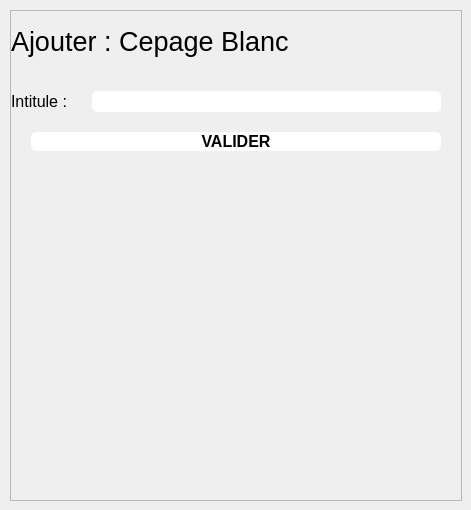
            <widget class="QWidget" name="cepages_blancs_page">
             <widget class="QFrame" name="cepages_blancs_frame">
              <property name="geometry">
               <rect>
                <x>10</x>
                <y>10</y>
                <width>452</width>
                <height>491</height>
               </rect>
              </property>
              <property name="sizePolicy">
               <sizepolicy hsizetype="Preferred" vsizetype="Preferred">
                <horstretch>0</horstretch>
                <verstretch>0</verstretch>
               </sizepolicy>
              </property>
              <property name="frameShape">
               <enum>QFrame::StyledPanel</enum>
              </property>
              <property name="frameShadow">
               <enum>QFrame::Raised</enum>
              </property>
              <layout class="QFormLayout" name="formLayout_3">
               <property name="horizontalSpacing">
                <number>0</number>
               </property>
               <property name="verticalSpacing">
                <number>20</number>
               </property>
               <property name="leftMargin">
                <number>0</number>
               </property>
               <property name="topMargin">
                <number>0</number>
               </property>
               <property name="rightMargin">
                <number>0</number>
               </property>
               <property name="bottomMargin">
                <number>0</number>
               </property>
               <item row="0" column="0" colspan="2">
                <widget class="QLabel" name="cepages_blancs_frame_titre">
                 <property name="minimumSize">
                  <size>
                   <width>0</width>
                   <height>60</height>
                  </size>
                 </property>
                 <property name="maximumSize">
                  <size>
                   <width>16777215</width>
                   <height>60</height>
                  </size>
                 </property>
                 <property name="font">
                  <font>
                   <pointsize>20</pointsize>
                  </font>
                 </property>
                 <property name="text">
                  <string>Ajouter : Cepage Blanc</string>
                 </property>
                </widget>
               </item>
               <item row="1" column="0">
                <widget class="QLabel" name="label_cepages_blancs_intitule">
                 <property name="font">
                  <font>
                   <pointsize>12</pointsize>
                  </font>
                 </property>
                 <property name="text">
                  <string>Intitule : </string>
                 </property>
                </widget>
               </item>
               <item row="1" column="1">
                <widget class="QLineEdit" name="lineEdit_cepages_blancs_initule">
                 <property name="font">
                  <font>
                   <pointsize>12</pointsize>
                  </font>
                 </property>
                 <property name="styleSheet">
                  <string notr="true">background-color:#FFF;
color:black;
margin-left:20px;
margin-right:20px;
border-radius: 5px;</string>
                 </property>
                 <property name="alignment">
                  <set>Qt::AlignCenter</set>
                 </property>
                </widget>
               </item>
               <item row="2" column="0" colspan="2">
                <widget class="QPushButton" name="pushButton_cepages_blancs_valider">
                 <property name="font">
                  <font>
                   <pointsize>12</pointsize>
                   <weight>75</weight>
                   <bold>true</bold>
                  </font>
                 </property>
                 <property name="styleSheet">
                  <string notr="true">background-color:#FFF;
color:black;
margin-left:20px;
margin-right:20px;
border-radius: 5px;</string>
                 </property>
                 <property name="text">
                  <string>VALIDER</string>
                 </property>
                </widget>
               </item>
              </layout>
             </widget>
            </widget>
